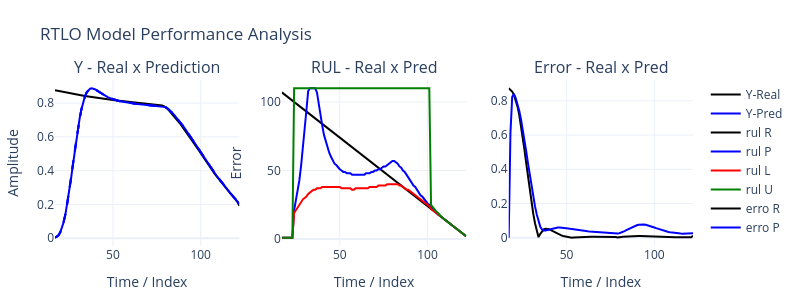

Notebook cell for this chart:
### Code cell
nI,nR,nO,N1,N2,N3,τ= params
X,Y = PrepareDataAhead(sig,n=nI,m=nO)
rnn = RTLO(nI,nR,nO,[N1,N2,N3],τ)
rnn.ref = len(sig)-nI
for i in range(len(X[:])):
    #rnn.PredRul(x=X[i],store=True)
    rnn.PredRulIntr(x=X[i],store=True,show=False)
    rnn.fit(X[i],Y[i],store=True,show=False)
#print(.wR[0])

print(rnn.εM,rnn.εR)  
PlotPredErrorPLY(rnn)
